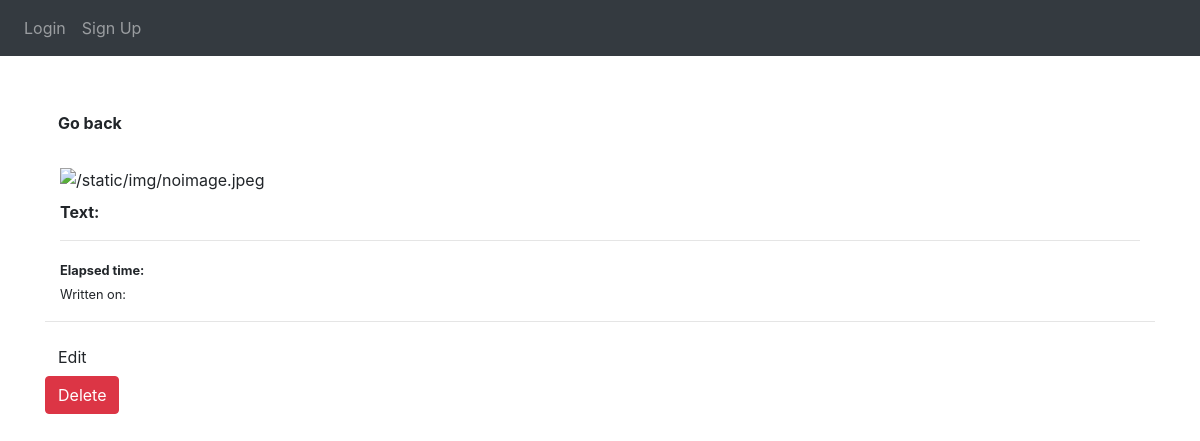
Page /post/5 on the earlier database version.
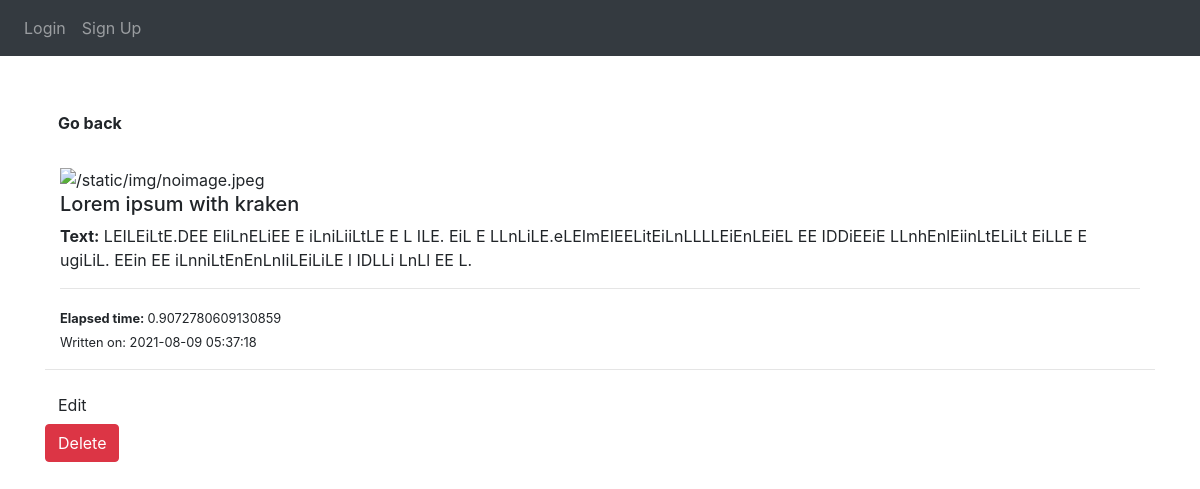
Same page on the later database version.
### website/models.py (models this page shows)
class Post(db.Model):
    id = db.Column(db.Integer, primary_key=True)
    img = db.Column(db.String(155))
    title = db.Column(db.String(155))
    data = db.Column(db.String(1024))
    type = db.Column(db.String(15))
    elapsed_time = db.Column(db.String(20))
    date = db.Column(db.DateTime(timezone=True), default=func.now())
    user_id = db.Column(db.Integer, db.ForeignKey('user.id'))

### website/views.py (the view)
@views.route('/post/<id>', methods=['GET'])
def single(id):
    post = Post.query.get(id)
    return render_template('single.html', user=current_user, post=post)

### website/templates/single.html
{% extends "base.html" %} {% block title %} Post {% endblock %}
{% block content %}
<br>
<br>
<a class="btn btn-default" href="/">
    <b>Go back</b>
</a>
<br>
<br>
<div class="col-md-12">
    <img style="width:100%" src="{{ post.img }}" alt="/static/img/noimage.jpeg">
    <br>
    <h5>{{ post.title }}</h5>
    <p>
        <b>Text:</b> {{ post.data }}
    </p>
    <hr>
    <small><b>Elapsed time: </b> {{ post.elapsed_time }}</small>
    <br>
    <small>Written on: {{ post.date }}</small>
</div>
<hr>
<a href="/edit/{{ post.id }}" class="btn btn-default"> Edit </a>
<br>
<button class="btn btn-danger" type="button" onClick="deletePost({{ post.id }})">
    Delete
</button>
{% endblock %}

Differences in the rows shown:
added Post: title "Lorem ipsum with kraken", data "LEILEiLtE.DEE EliLnELiEE E iLniLiiLtLE E L ILE. EiL E LLnLiLE.eLEImEIEELitEiLnLLLLEiEnLEiEL EE IDDiEEiE LLnhEnlEiinLtELiLt EiLLE E ugiLiL. EEin EE iLnniLtEnEnLnIiLEiLiLE l IDLLi LnLl EE L.", elapsed_time "0.9072780609130859", date "2021-08-09 05:37:18"
